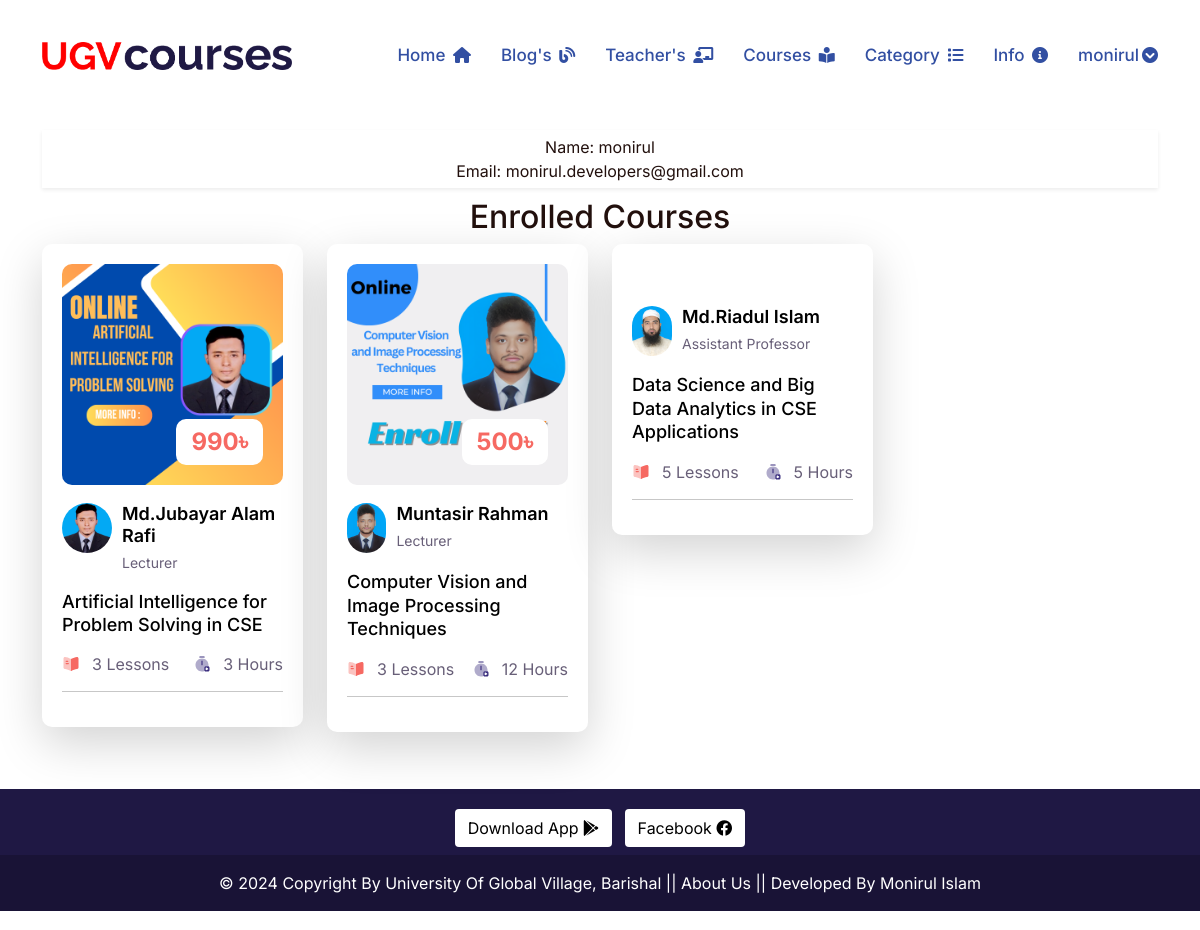
/dashboard/ (signed in), run on an earlier commit of the app's database.
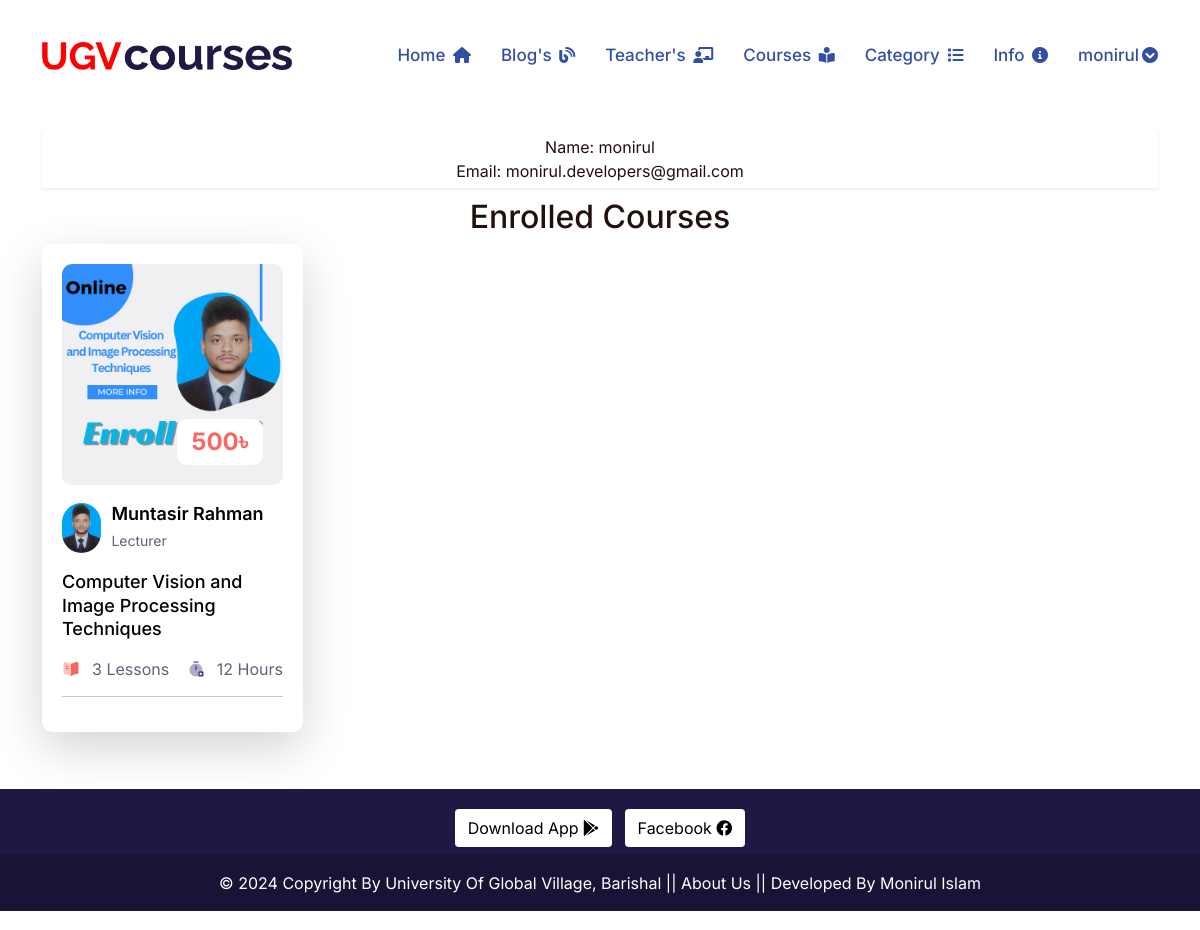
And on a later commit of the database.
### lms/models.py (models this page shows, shortened)
class Enrollment(models.Model):
    SEMESTER_CHOICES = [
        ('1', 'Semester 1'),
        ('2', 'Semester 2'),
        ('3', 'Semester 3'),
        ('4', 'Semester 4'),
        ('5', 'Semester 5'),
        ('6', 'Semester 6'),
        ('7', 'Semester 7'),
        ('8', 'Semester 8'),
    ]
    DEPARTMENT_CHOICES = [
        ('CSE', 'Computer Science and Engineering'),
        ('EEE', 'Electrical and Electronics Engineering'),
        ('CE', 'Civil Engineering'),
        ('ENGLISH', 'English'),
        ('BBA', 'Bachelor of Business Administration'),
        ('MECHANICAL', 'Mechanical Engineering'),
    ]
    user = models.ForeignKey(User, on_delete=models.CASCADE)
    course = models.ForeignKey(Course, on_delete=models.CASCADE)
    student_id = models.CharField(max_length=20)
    transaction_id = models.CharField(max_length=50, unique=True)
    phone_regex = RegexValidator(
        regex=r'^\+?1?\d{9,15}$',  # Example regex for international phone numbers
        message="Phone number must be entered in the format: '+999999999'. Up to 15 digits allowed."
    )
    phone_number = models.CharField(validators=[phone_regex], max_length=17, blank=True, null=True)
    name = models.CharField(max_length=100)
    department = models.CharField(max_length=50, choices=DEPARTMENT_CHOICES)
    semester = models.CharField(max_length=20, choices=SEMESTER_CHOICES)
    approved = models.BooleanField(default=False)
    batch_no = models.PositiveIntegerField()
    created_date = models.DateTimeField(auto_now_add=True)
    course_price = models.DecimalField(max_digits=10, decimal_places=2, blank=True, null=True)

class Course(models.Model):
    ADVANCED = 'Advanced'
    INTERMEDIATE = 'Intermediate'
    BASIC = 'Basic'
    SKILL_CHOICES = [
        (ADVANCED,'Advanced'),
        (INTERMEDIATE,'Intermediate'),
        ( BASIC ,'Basic'),
    ]
    BANGLA = 'Bangla'
    ENGLISH = 'English'
    LANGUAGE_CHOOSE = [
        (BANGLA ,'Bangla'),
        (ENGLISH ,'English'),
    ]
    author = models.ForeignKey(Author, related_name='course_author', on_delete=models.CASCADE)
    category = models.ForeignKey(Category, related_name='course_category', on_delete=models.CASCADE)
    title = models.CharField(max_length=300, unique=True)
    slug = models.SlugField( max_length=350, null=True, blank=True)
    duration = models.PositiveIntegerField(default=0)
    skill_level = models.CharField(max_length=50, choices=SKILL_CHOICES, default=BASIC)
    language = models.CharField(max_length=20, choices=LANGUAGE_CHOOSE, default=BANGLA)
    course_details = RichTextField()
    banner = models.ImageField(upload_to=UploadToPath('courses_banner/'))
    price = models.PositiveIntegerField(default=0)
    created_date = models.DateTimeField(auto_now_add=True)

class Author(models.Model):
    name = models.CharField(max_length=100, unique=True)
    image = models.ImageField(upload_to=UploadToPath('author_images/'))
    designation = models.CharField(max_length=150)
    phone_regex = RegexValidator(
        regex=r'^\+?1?\d{9,15}$',  # Example regex for international phone numbers
        message="Phone number must be entered in the format: '+999999999'. Up to 15 digits allowed."
    )
    phone_number = models.CharField(validators=[phone_regex], max_length=17, blank=True, null=True)
    email =models.EmailField(max_length=50)
    slug = models.SlugField(null=True, blank=True)

### lms/views.py (the view)
# urls.py: path('dashboard/', dashboard, name='dashboard'),
@login_required(login_url='profile')
def dashboard(request):
    user_enrollments = Enrollment.objects.filter(user=request.user, approved=True)
    return render(request, 'dashboard.html', {'user_enrollments': user_enrollments})

### lms/context_processors.py (called while the page is built)
def get_all_categories(request):
    categories = Category.objects.all()
    category_counts = []
    for category in categories:
        course_count = Course.objects.filter(category=category).count()
        if course_count > 0:  # Only include non-empty categories
            category_counts.append({'category': category, 'course_count': course_count})
    context = {
        "categories":categories,
        "category_counts": category_counts,
    }
    return context

### templates/dashboard.html (shortened to what this page needs)
{% extends 'base.html' %}
{% load static %}
{% block content %}
<div class="container " style="margin-top: 130px; list-style: none;">
  <div class="shadow-sm" style="padding: 5px; text-align: center;">
    <li>Name: {{request.user.username}}</li>
    <li>Email: {{request.user.email}}</li>
  </div>
 <section>
    <h1 style="text-align: center; margin-top:10px;">Enrolled Courses</h1>
    <div class="row ">
        {% if user_enrollments %}
        <ul>
            <div class="row">
            {% for enrollment in user_enrollments reversed %}
             <div class="col-lg-3 ">
                <div class="course-box d-flex aos" data-aos="fade-up">
                    <div class="product shadow-lg">
                    <div class="product-img">
                        <a href="{% url 'course_playlist' course_slug=enrollment.course.slug %}">
                        <img
                            class="img-fluid"
                            alt
                            src="{{enrollment.course.banner.url}}"
                        />
                        </a>
                        <div class="price">
                        <h3>{{enrollment.course.price}}&#2547;</h3>
                        </div>
                    </div>
                    <div class="product-content">
                        <div class="course-group d-flex">
                        <div class="course-group-img d-flex">
                            {% if enrollment.course.author.slug %}
                                <a href="{% url 'author_details' enrollment.course.author.slug %}">
                                    <img src="{{ enrollment.course.author.image.url }}" alt="{{ enrollment.course.author.name }}" class="img-fluid" />
                                </a>
                                <div class="course-name">
                                    <h4>
                                        <a href="{% url 'author_details' enrollment.course.author.slug %}">{{ enrollment.course.author.name }}</a>
                                    </h4>
                                    <p>{{ enrollment.course.author.designation }}</p>
                                </div>
                            {% endif %}
                        </div>
                    </div>
                        <h3 class="title instructor-text">
                        <a href="{% url 'course_playlist' course_slug=enrollment.course.slug %}"
                            >{{enrollment.course.title}}</a
                        >
                        </h3>
                        <div class="course-info d-flex align-items-center">
                        <div class="rating-img d-flex align-items-center">
                            <img
                            src="{% static 'assets/img/icon/icon-01.svg' %}"
                            alt
                            />
                            <p>{{enrollment.course.videos.all.count }} Lessons </p>
                        </div>
                        <div class="course-view d-flex align-items-center">
                            <img
                            src="{% static 'assets/img/icon/icon-02.svg' %}"
                            alt
                            />
                            <p>{{enrollment.course.duration}} Hours</p>
                        </div>
                        </div>
                    </div>
                    </div>
                </div>
            </div>
            {% endfor %}
        </div>
          </ul>
        {% else %}
          <p>You are not currently enrolled in any courses.</p>
        {% endif %}
      </div>
 </section>
</div>
{% endblock content %}

What changed in the data, as far as the page shows it:
removed Enrollment: course.banner (picture), course.price "990", course.author.image (picture), course.author.name "Md.Jubayar Alam Rafi", course.author.designation "Lecturer", course "Artificial Intelligence for Problem Solving in CSE", course.videos.all.count "3", course.duration "3"
removed Enrollment: course.author.image (picture), course.author.name "Md.Riadul Islam", course.author.designation "Assistant Professor", course "Data Science and Big Data Analytics in CSE Applications", course.videos.all.count "5", course.duration "5"
